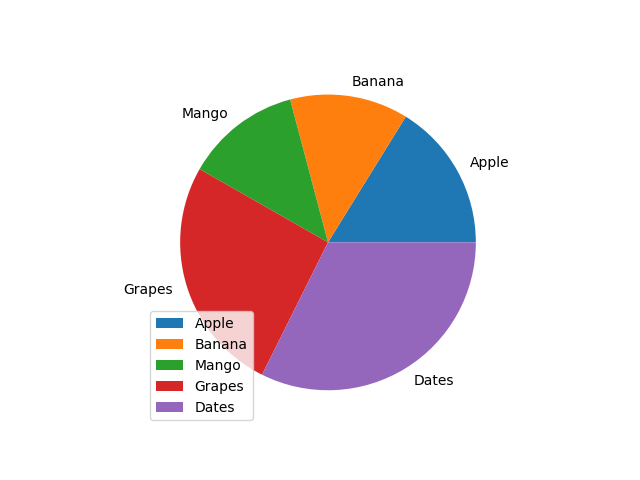

Reproduce this figure in Python.
import matplotlib.pyplot as mp
import numpy as np
y=np.array([50,40,39,80,100])
l=["Apple","Banana","Mango","Grapes","Dates"]
mp.pie(y,labels=l)
mp.legend()
mp.show()
